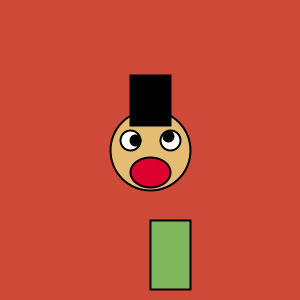
Frame 1 (no input)
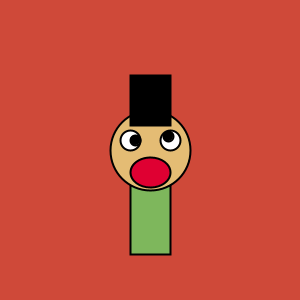
Frame 60 (the mouse pressed at the canvas centre just before this capture)
Frame 120 (the mouse held since frame 60 and released just before this capture): identical to frame 60, image omitted

The Processing sketch that drew these frames (run headless with seeded random() and noise(); from frame 60 on, the mouse is pressed at the canvas centre):

// Processing sketch: processing_23173
// ── processing_23173.pde

void setup() {
  size(300,300);
}

void draw() {
  background(207,73,57);
  ellipseMode(CENTER);
  stroke(0);
  strokeWeight(2);
  smooth();
  fill(126,183,92);
  rect(150,220,40,69);
  fill(228,188,116);
  ellipse(150,150,80,80);
  fill(255);
  ellipse(130,140,20,20);
  fill(255);
  ellipse(170,140,20,20);
  fill(0);
  ellipse(135,140,10,10);
  ellipse(168,136,10,10);
  fill(223,0,50);
  ellipse(150,172,40,30);
  rectMode(CENTER);
  fill(0);
  rect(150,100,40,50);
  
  
}
